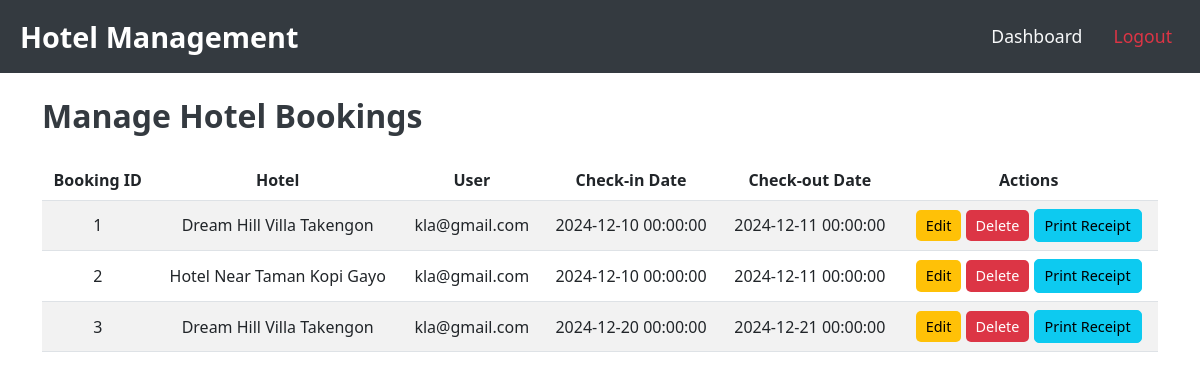
Screenshot of /admin/bookings (signed in) with the database file from the repository.
### models.py (models this page shows, shortened)
class Booking(db.Model):
    __tablename__ = 'booking'
    id = db.Column(db.Integer, primary_key=True)
    hotel_id = db.Column(db.Integer, db.ForeignKey('hotel.id'), nullable=False)  # Perbaiki nama tabel hotel
    user_id = db.Column(db.Integer, db.ForeignKey('user.id'), nullable=False)  # Perbaiki nama tabel user
    check_in_date = db.Column(db.DateTime, nullable=False)
    check_out_date = db.Column(db.DateTime, nullable=False)
    hotel = db.relationship('Hotel', back_populates='bookings')
    user = db.relationship('User', back_populates='bookings')

class Hotel(db.Model):
    __tablename__ = 'hotel'
    id = db.Column(db.Integer, primary_key=True)
    name = db.Column(db.String(100), nullable=False)
    location = db.Column(db.String(200), nullable=False)
    description = db.Column(db.String(500), nullable=False)
    price_per_night = db.Column(db.Integer, nullable=False)
    images = db.Column(db.String(500), nullable=True)  # Kolom images yang baru ditambahkan
    available_rooms = db.Column(db.Integer, nullable=False, default=0)
    bookings = db.relationship('Booking', back_populates='hotel')

class User(db.Model, UserMixin):  # Pastikan UserMixin ada di sini
    id = db.Column(db.Integer, primary_key=True)
    username = db.Column(db.String(150), unique=True, nullable=False)
    password = db.Column(db.String(150), nullable=False)
    role = db.Column(db.String(50), nullable=False, default='user')
    is_active = db.Column(db.Boolean, default=True)  # Menambahkan kolom is_active
    bookings = db.relationship('Booking', back_populates='user')
    def is_admin(self):
        return self.role == 'admin'

### app.py (the view)
@app.route('/admin/bookings')
@login_required  # Pengguna harus login untuk mengakses halaman ini
def manage_bookings():
    if not current_user.is_admin():  # Memeriksa jika pengguna adalah admin
        flash('Akses ditolak! Hanya admin yang dapat mengakses halaman ini.', 'danger')
        return redirect(url_for('home'))  # Arahkan ke halaman utama jika bukan admin
    bookings = Booking.query.all()  # Ambil data booking
    return render_template('admin_manage_bookings.html', bookings=bookings)

### app.py (called while the page is built)
@login_manager.user_loader
def load_user(user_id):
    return User.query.get(int(user_id))

### templates/admin_manage_bookings.html (shortened to what this page needs)
<!DOCTYPE html>
<html lang="en">
  <head>
    <link
      href="https://cdn.jsdelivr.net/npm/bootstrap@5.3.0-alpha1/dist/css/bootstrap.min.css"
      rel="stylesheet" />
    <link
      rel="stylesheet"
      href="{{ url_for('static', filename='css/admin_manage_booking.css') }}" />
  </head>
  <body>
    <nav class="navbar navbar-expand-lg navbar-light bg-light">
      <a class="navbar-brand" href="{{ url_for('home') }}">Hotel Management</a>
      <div class="collapse navbar-collapse" id="navbarNav">
        <ul class="navbar-nav ml-auto">
          <li class="nav-item active">
            <a class="nav-link" href="{{ url_for('dashboard') }}">Dashboard</a>
          </li>
          <li class="nav-item">
            <a class="nav-link logout-btn" href="{{ url_for('logout') }}"
              >Logout</a
            >
          </li>
        </ul>
      </div>
    </nav>
    <div class="container mt-4">
      <h1 class="mb-4">Manage Hotel Bookings</h1>
      <table class="table table-striped">
        <thead>
          <tr>
            <th scope="col">Booking ID</th>
            <th scope="col">Hotel</th>
            <th scope="col">User</th>
            <th scope="col">Check-in Date</th>
            <th scope="col">Check-out Date</th>
            <th scope="col">Actions</th>
          </tr>
        </thead>
        <tbody>
          {% for booking in bookings %}
          <tr>
            <td>{{ booking.id }}</td>
            <td>{{ booking.hotel.name }}</td>
            <td>{{ booking.user.username }}</td>
            <td>{{ booking.check_in_date }}</td>
            <td>{{ booking.check_out_date }}</td>
            <td>
              <a
                href="{{ url_for('edit_booking', booking_id=booking.id) }}"
                class="btn btn-warning btn-sm"
                >Edit</a
              >
              <a
                href="{{ url_for('delete_booking', booking_id=booking.id) }}"
                class="btn btn-danger btn-sm"
                >Delete</a
              >
              <a
                href="{{ url_for('booking_receipt', booking_id=booking.id) }}"
                class="btn btn-info btn-sm"
                target="_blank"
                >Print Receipt</a
              >
            </td>
          </tr>
          {% endfor %}
        </tbody>
      </table>
    </div>
  </body>
</html>

### static/css/admin_manage_booking.css (style rules this page uses)
.navbar { background-color: #343a40 !important; padding: 10px 20px; }
.navbar-brand { font-size: 1.8rem; color: #ffffff !important; font-weight: bold; }
.navbar-nav { margin-left: auto; display: flex; align-items: center; }
.navbar-nav .nav-item { margin-left: 15px; }
.navbar-nav .nav-link { color: #f8f9fa !important; font-size: 1.1rem; padding: 8px 15px; border-radius: 5px; }
.navbar-nav .nav-item .nav-link.logout-btn { color: #dc3545 !important; }
.table { margin-top: 20px; }
.table-striped tbody tr:nth-of-type(odd) { background-color: #f2f2f2; }
.table thead { background-color: #343a40; color: #fff; }
.table th, .table td { text-align: center; vertical-align: middle; }
.table a.btn { font-size: 0.9rem; padding: 5px 10px; border-radius: 5px; }
.table .btn-warning { background-color: #ffc107; border: none; }
.table .btn-danger { background-color: #dc3545; border: none; }
h1 { font-size: 2rem; font-weight: bold; color: #343a40; }

### rows the page displays
Booking: id "1", hotel.name "Dream Hill Villa Takengon", user.username "kla@gmail.com", check_in_date "2024-12-10 00:00:00", check_out_date "2024-12-11 00:00:00"
Booking: id "2", hotel.name "Hotel Near Taman Kopi Gayo", user.username "kla@gmail.com", check_in_date "2024-12-10 00:00:00", check_out_date "2024-12-11 00:00:00"
Booking: id "3", hotel.name "Dream Hill Villa Takengon", user.username "kla@gmail.com", check_in_date "2024-12-20 00:00:00", check_out_date "2024-12-21 00:00:00"
